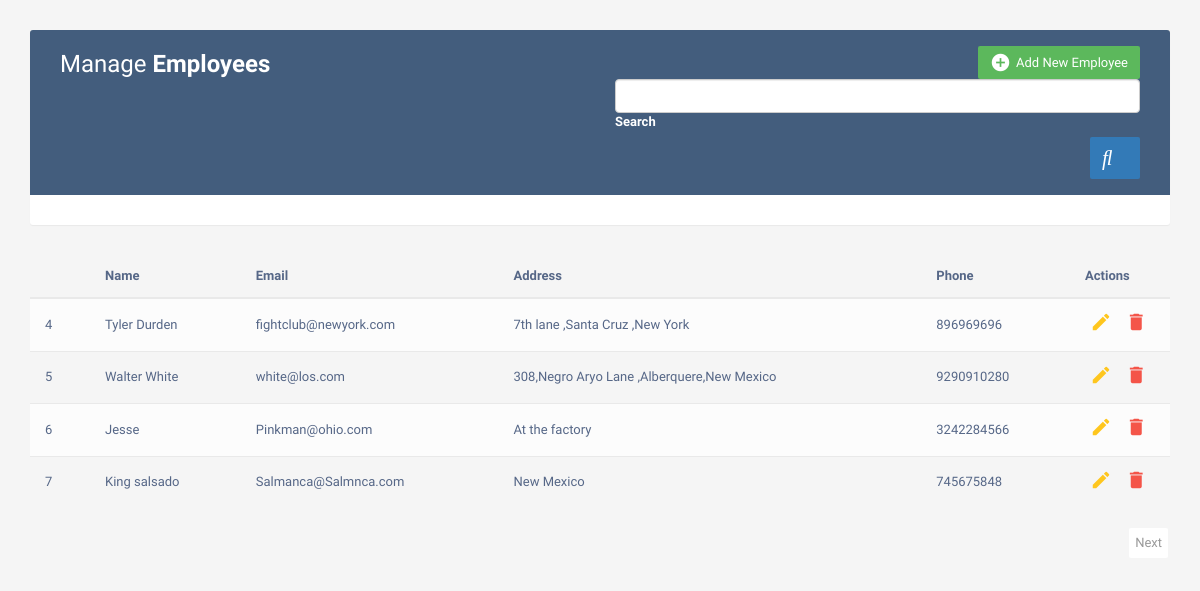
The page / on the database its author committed.
### newapp/models.py (models this page shows, shortened)
class Employee(models.Model):
    name = models.CharField(max_length=100)
    email = models.EmailField(max_length=100)
    address = models.TextField()
    phone = models.IntegerField()

### newapp/views.py (the view)
# urls.py: path('', views.index, name='home'),
def index(request):
    emp = Employee.objects.all()
    paginator = Paginator(emp, 4)
    page = request.GET.get('page')
    emp = paginator.get_page(page)
    context = {
        'emp': emp,
    }
    return render(request, "index.html", context)

### templates/index.html (shortened to what this page needs)
<!DOCTYPE html>
<html lang="en">
<head>
<link rel="stylesheet" href="https://maxcdn.bootstrapcdn.com/font-awesome/4.7.0/css/font-awesome.min.css">
<link rel="stylesheet" href="https://maxcdn.bootstrapcdn.com/bootstrap/3.3.7/css/bootstrap.min.css">
  <body>
    <div class="container">
        <div class="table-wrapper">
            <div class="table-title">
                <div class="row">
                    <div class="col-sm-6">
						<h2>Manage <b>Employees</b></h2>
					</div>
					<div class="col-sm-6">
						<a href="#addEmployeeModal" class="btn btn-success" data-toggle="modal"><i class="material-icons">&#xE147;</i> <span>Add New Employee</span></a>
						<form method="get" action="{% url 'get_user_by_name' %}">
						<div class="form-outline" >
    <input type="search" id="form1" name="searchname" class="form-control" />
    <label class="form-label"  for="form1" >Search</label>
  </div>
  <button type="submit" class="btn btn-primary">
    <i class="fas fa-search"></i>
  </button>
						</form>
</div>
					</div>
                </div>
            </div>
            <table class="table table-striped table-hover">
                <thead>
                    <tr>
						<th>
						</th>
                        <th>Name</th>
                        <th>Email</th>
						<th>Address</th>
                        <th>Phone</th>
                        <th>Actions</th>
                    </tr>
                </thead>
                <tbody>
				{% for i in emp %}
                    <tr>
						<td>
							<span class="custom-checkbox">
								{{ i.id }}
							</span>
						</td>
                        <td>{{i.name}}</td>
                        <td>{{i.email}}</td>
						<td>{{i.address}}</td>
                        <td>{{i.phone}}</td>
                        <td>
                            <a href="#editEmployeeModal-{{forloop.counter}}" class="edit" data-toggle="modal"><i class="material-icons" data-toggle="tooltip" title="Edit">&#xE254;</i></a>
                            <a href="#deleteEmployeeModal-{{forloop.counter}}" class="delete" data-toggle="modal"><i class="material-icons" data-toggle="tooltip" title="Delete">&#xE872;</i></a>
                        </td>
                    </tr>
                    {% endfor %}
                </tbody>
            </table>
			<div class="clearfix">
                <ul class="pagination">
					  {% if emp.has_next %}
                    <li class="page-item"><a href="?page={{emp.next_page_number}}" class="page-link">Next</a></li>
					{% endif %}
				</ul>
            </div>
        </div>
	{%for i in emp%}
	<br>
{% endfor %}
</body>
</html>

### templates/index.html (style rules this page uses)
body { color: #566787; background: #f5f5f5; font-family: 'Varela Round', sans-serif; font-size: 13px; }
.table-wrapper { background: #fff; padding: 20px 25px; margin: 30px 0; border-radius: 3px; box-shadow: 0 1px 1px rgba(0,0,0,.05); }
.table-title { padding-bottom: 15px; background: #435d7d; color: #fff; padding: 16px 30px; margin: -20px -25px 10px; border-radius: 3px 3px 0 0; }
.table-title h2 { margin: 5px 0 0; font-size: 24px; }
.table-title .btn { color: #fff; float: right; font-size: 13px; border: none; min-width: 50px; border-radius: 2px; border: none; outline: none !important; margin-left: 10px; }
.table-title .btn i { float: left; font-size: 21px; margin-right: 5px; }
.table-title .btn span { float: left; margin-top: 2px; }
table.table tr th, table.table tr td { border-color: #e9e9e9; padding: 12px 15px; vertical-align: middle; }
table.table tr th:first-child { width: 60px; }
table.table tr th:last-child { width: 100px; }
table.table-striped tbody tr:nth-of-type(odd) { background-color: #fcfcfc; }
table.table td:last-child i { opacity: 0.9; font-size: 22px; margin: 0 5px; }
table.table td a { font-weight: bold; color: #566787; display: inline-block; text-decoration: none; outline: none !important; }
table.table td a.edit { color: #FFC107; }
table.table td a.delete { color: #F44336; }
table.table td i { font-size: 19px; }
.pagination { float: right; margin: 0 0 5px; }
.pagination li a { border: none; font-size: 13px; min-width: 30px; min-height: 30px; color: #999; margin: 0 2px; line-height: 30px; border-radius: 2px !important; text-align: center; padding: 0 6px; }
.custom-checkbox { position: relative; }

### rows shown on the page
Employee: id "4", name "Tyler Durden", email "fightclub@newyork.com", address "7th lane ,Santa Cruz ,New York", phone "896969696"
Employee: id "5", name "Walter White", email "white@los.com", address "308,Negro Aryo Lane ,Alberquere,New Mexico", phone "9290910280"
Employee: id "6", name "Jesse", email "Pinkman@ohio.com", address "At the factory", phone "3242284566"
Employee: id "7", name "King salsado", email "Salmanca@Salmnca.com", address "New Mexico", phone "745675848"
